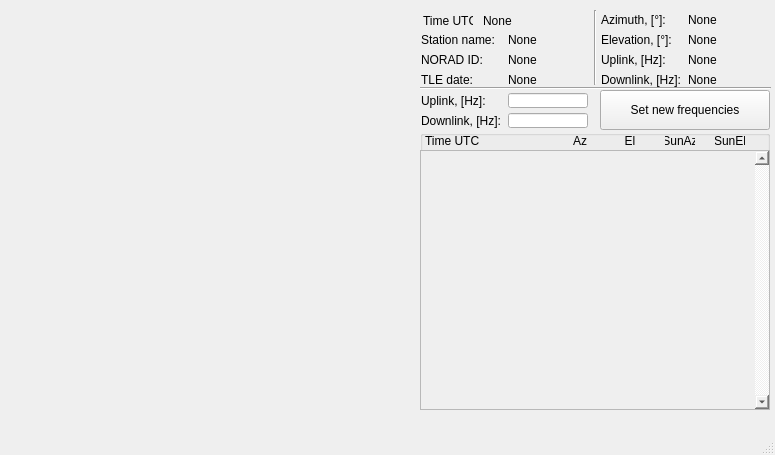
<?xml version="1.0" encoding="UTF-8"?>
<ui version="4.0">
 <class>MainWindow</class>
 <widget class="QMainWindow" name="MainWindow">
  <property name="geometry">
   <rect>
    <x>0</x>
    <y>0</y>
    <width>775</width>
    <height>455</height>
   </rect>
  </property>
  <property name="sizePolicy">
   <sizepolicy hsizetype="Preferred" vsizetype="Fixed">
    <horstretch>0</horstretch>
    <verstretch>0</verstretch>
   </sizepolicy>
  </property>
  <property name="windowTitle">
   <string>MainWindow</string>
  </property>
  <widget class="QWidget" name="centralwidget">
   <widget class="OrbitronRadar" name="radar_widget" native="true">
    <property name="geometry">
     <rect>
      <x>5</x>
      <y>5</y>
      <width>410</width>
      <height>410</height>
     </rect>
    </property>
   </widget>
   <widget class="QWidget" name="gridLayoutWidget">
    <property name="geometry">
     <rect>
      <x>420</x>
      <y>30</y>
      <width>171</width>
      <height>59</height>
     </rect>
    </property>
    <layout class="QGridLayout" name="satellite_info_layout">
     <property name="topMargin">
      <number>0</number>
     </property>
     <property name="verticalSpacing">
      <number>3</number>
     </property>
     <item row="1" column="0">
      <widget class="QLabel" name="norad_id_text_label">
       <property name="sizePolicy">
        <sizepolicy hsizetype="Fixed" vsizetype="Fixed">
         <horstretch>0</horstretch>
         <verstretch>0</verstretch>
        </sizepolicy>
       </property>
       <property name="minimumSize">
        <size>
         <width>80</width>
         <height>15</height>
        </size>
       </property>
       <property name="maximumSize">
        <size>
         <width>80</width>
         <height>15</height>
        </size>
       </property>
       <property name="text">
        <string>NORAD ID:</string>
       </property>
      </widget>
     </item>
     <item row="2" column="0">
      <widget class="QLabel" name="tle_date_text_label">
       <property name="sizePolicy">
        <sizepolicy hsizetype="Fixed" vsizetype="Fixed">
         <horstretch>0</horstretch>
         <verstretch>0</verstretch>
        </sizepolicy>
       </property>
       <property name="minimumSize">
        <size>
         <width>80</width>
         <height>15</height>
        </size>
       </property>
       <property name="maximumSize">
        <size>
         <width>80</width>
         <height>15</height>
        </size>
       </property>
       <property name="text">
        <string>TLE date:</string>
       </property>
      </widget>
     </item>
     <item row="0" column="1">
      <widget class="QLabel" name="station_name_label">
       <property name="sizePolicy">
        <sizepolicy hsizetype="Fixed" vsizetype="Fixed">
         <horstretch>0</horstretch>
         <verstretch>0</verstretch>
        </sizepolicy>
       </property>
       <property name="minimumSize">
        <size>
         <width>80</width>
         <height>15</height>
        </size>
       </property>
       <property name="maximumSize">
        <size>
         <width>80</width>
         <height>15</height>
        </size>
       </property>
       <property name="text">
        <string>None</string>
       </property>
      </widget>
     </item>
     <item row="0" column="0">
      <widget class="QLabel" name="station_name_text_label">
       <property name="sizePolicy">
        <sizepolicy hsizetype="Fixed" vsizetype="Fixed">
         <horstretch>0</horstretch>
         <verstretch>0</verstretch>
        </sizepolicy>
       </property>
       <property name="minimumSize">
        <size>
         <width>80</width>
         <height>15</height>
        </size>
       </property>
       <property name="maximumSize">
        <size>
         <width>80</width>
         <height>15</height>
        </size>
       </property>
       <property name="text">
        <string>Station name:</string>
       </property>
      </widget>
     </item>
     <item row="1" column="1">
      <widget class="QLabel" name="norad_id_label">
       <property name="sizePolicy">
        <sizepolicy hsizetype="Fixed" vsizetype="Fixed">
         <horstretch>0</horstretch>
         <verstretch>0</verstretch>
        </sizepolicy>
       </property>
       <property name="minimumSize">
        <size>
         <width>80</width>
         <height>15</height>
        </size>
       </property>
       <property name="maximumSize">
        <size>
         <width>80</width>
         <height>15</height>
        </size>
       </property>
       <property name="text">
        <string>None</string>
       </property>
      </widget>
     </item>
     <item row="2" column="1">
      <widget class="QLabel" name="tle_date_label">
       <property name="sizePolicy">
        <sizepolicy hsizetype="Fixed" vsizetype="Fixed">
         <horstretch>0</horstretch>
         <verstretch>0</verstretch>
        </sizepolicy>
       </property>
       <property name="minimumSize">
        <size>
         <width>80</width>
         <height>15</height>
        </size>
       </property>
       <property name="maximumSize">
        <size>
         <width>80</width>
         <height>15</height>
        </size>
       </property>
       <property name="text">
        <string>None</string>
       </property>
      </widget>
     </item>
    </layout>
   </widget>
   <widget class="QWidget" name="gridLayoutWidget_2">
    <property name="geometry">
     <rect>
      <x>600</x>
      <y>10</y>
      <width>171</width>
      <height>81</height>
     </rect>
    </property>
    <layout class="QGridLayout" name="session_params_layout">
     <property name="sizeConstraint">
      <enum>QLayout::SetMinimumSize</enum>
     </property>
     <property name="verticalSpacing">
      <number>3</number>
     </property>
     <item row="0" column="1">
      <widget class="QLabel" name="azimuth_label">
       <property name="sizePolicy">
        <sizepolicy hsizetype="Fixed" vsizetype="Fixed">
         <horstretch>0</horstretch>
         <verstretch>0</verstretch>
        </sizepolicy>
       </property>
       <property name="minimumSize">
        <size>
         <width>80</width>
         <height>15</height>
        </size>
       </property>
       <property name="maximumSize">
        <size>
         <width>80</width>
         <height>15</height>
        </size>
       </property>
       <property name="text">
        <string>None</string>
       </property>
      </widget>
     </item>
     <item row="1" column="1">
      <widget class="QLabel" name="eleavtion_label">
       <property name="sizePolicy">
        <sizepolicy hsizetype="Fixed" vsizetype="Fixed">
         <horstretch>0</horstretch>
         <verstretch>0</verstretch>
        </sizepolicy>
       </property>
       <property name="minimumSize">
        <size>
         <width>80</width>
         <height>15</height>
        </size>
       </property>
       <property name="maximumSize">
        <size>
         <width>80</width>
         <height>15</height>
        </size>
       </property>
       <property name="text">
        <string>None</string>
       </property>
      </widget>
     </item>
     <item row="3" column="0">
      <widget class="QLabel" name="downlink_text_label">
       <property name="sizePolicy">
        <sizepolicy hsizetype="Fixed" vsizetype="Fixed">
         <horstretch>0</horstretch>
         <verstretch>0</verstretch>
        </sizepolicy>
       </property>
       <property name="minimumSize">
        <size>
         <width>80</width>
         <height>15</height>
        </size>
       </property>
       <property name="maximumSize">
        <size>
         <width>80</width>
         <height>15</height>
        </size>
       </property>
       <property name="text">
        <string>Downlink, [Hz]:</string>
       </property>
      </widget>
     </item>
     <item row="0" column="0">
      <widget class="QLabel" name="azimuth_text_label">
       <property name="sizePolicy">
        <sizepolicy hsizetype="Fixed" vsizetype="Fixed">
         <horstretch>0</horstretch>
         <verstretch>0</verstretch>
        </sizepolicy>
       </property>
       <property name="minimumSize">
        <size>
         <width>80</width>
         <height>15</height>
        </size>
       </property>
       <property name="maximumSize">
        <size>
         <width>80</width>
         <height>15</height>
        </size>
       </property>
       <property name="text">
        <string>Azimuth, [°]:</string>
       </property>
      </widget>
     </item>
     <item row="3" column="1">
      <widget class="QLabel" name="downlink_label">
       <property name="sizePolicy">
        <sizepolicy hsizetype="Fixed" vsizetype="Fixed">
         <horstretch>0</horstretch>
         <verstretch>0</verstretch>
        </sizepolicy>
       </property>
       <property name="minimumSize">
        <size>
         <width>80</width>
         <height>15</height>
        </size>
       </property>
       <property name="maximumSize">
        <size>
         <width>80</width>
         <height>15</height>
        </size>
       </property>
       <property name="text">
        <string>None</string>
       </property>
      </widget>
     </item>
     <item row="1" column="0">
      <widget class="QLabel" name="elevation_text_label">
       <property name="sizePolicy">
        <sizepolicy hsizetype="Fixed" vsizetype="Fixed">
         <horstretch>0</horstretch>
         <verstretch>0</verstretch>
        </sizepolicy>
       </property>
       <property name="minimumSize">
        <size>
         <width>80</width>
         <height>15</height>
        </size>
       </property>
       <property name="maximumSize">
        <size>
         <width>80</width>
         <height>15</height>
        </size>
       </property>
       <property name="text">
        <string>Elevation, [°]:</string>
       </property>
      </widget>
     </item>
     <item row="2" column="1">
      <widget class="QLabel" name="uplink_label">
       <property name="sizePolicy">
        <sizepolicy hsizetype="Fixed" vsizetype="Fixed">
         <horstretch>0</horstretch>
         <verstretch>0</verstretch>
        </sizepolicy>
       </property>
       <property name="minimumSize">
        <size>
         <width>80</width>
         <height>15</height>
        </size>
       </property>
       <property name="maximumSize">
        <size>
         <width>80</width>
         <height>15</height>
        </size>
       </property>
       <property name="text">
        <string>None</string>
       </property>
      </widget>
     </item>
     <item row="2" column="0">
      <widget class="QLabel" name="uplink_text_label">
       <property name="sizePolicy">
        <sizepolicy hsizetype="Fixed" vsizetype="Fixed">
         <horstretch>0</horstretch>
         <verstretch>0</verstretch>
        </sizepolicy>
       </property>
       <property name="minimumSize">
        <size>
         <width>80</width>
         <height>15</height>
        </size>
       </property>
       <property name="maximumSize">
        <size>
         <width>80</width>
         <height>15</height>
        </size>
       </property>
       <property name="text">
        <string>Uplink, [Hz]:</string>
       </property>
      </widget>
     </item>
    </layout>
   </widget>
   <widget class="QWidget" name="gridLayoutWidget_3">
    <property name="geometry">
     <rect>
      <x>420</x>
      <y>90</y>
      <width>171</width>
      <height>41</height>
     </rect>
    </property>
    <layout class="QGridLayout" name="set_freqs_layout">
     <property name="verticalSpacing">
      <number>2</number>
     </property>
     <item row="0" column="0">
      <widget class="QLabel" name="set_uplink_text_label">
       <property name="sizePolicy">
        <sizepolicy hsizetype="Fixed" vsizetype="Fixed">
         <horstretch>0</horstretch>
         <verstretch>0</verstretch>
        </sizepolicy>
       </property>
       <property name="minimumSize">
        <size>
         <width>80</width>
         <height>15</height>
        </size>
       </property>
       <property name="maximumSize">
        <size>
         <width>80</width>
         <height>15</height>
        </size>
       </property>
       <property name="text">
        <string>Uplink, [Hz]:</string>
       </property>
      </widget>
     </item>
     <item row="1" column="0">
      <widget class="QLabel" name="set_downlink_text_label">
       <property name="sizePolicy">
        <sizepolicy hsizetype="Fixed" vsizetype="Fixed">
         <horstretch>0</horstretch>
         <verstretch>0</verstretch>
        </sizepolicy>
       </property>
       <property name="minimumSize">
        <size>
         <width>80</width>
         <height>15</height>
        </size>
       </property>
       <property name="maximumSize">
        <size>
         <width>80</width>
         <height>15</height>
        </size>
       </property>
       <property name="text">
        <string>Downlink, [Hz]:</string>
       </property>
      </widget>
     </item>
     <item row="0" column="1">
      <widget class="QLineEdit" name="set_uplink_lineedit">
       <property name="sizePolicy">
        <sizepolicy hsizetype="Fixed" vsizetype="Fixed">
         <horstretch>0</horstretch>
         <verstretch>0</verstretch>
        </sizepolicy>
       </property>
       <property name="minimumSize">
        <size>
         <width>80</width>
         <height>15</height>
        </size>
       </property>
       <property name="maximumSize">
        <size>
         <width>80</width>
         <height>15</height>
        </size>
       </property>
      </widget>
     </item>
     <item row="1" column="1">
      <widget class="QLineEdit" name="set_downlink_lineedit">
       <property name="sizePolicy">
        <sizepolicy hsizetype="Fixed" vsizetype="Fixed">
         <horstretch>0</horstretch>
         <verstretch>0</verstretch>
        </sizepolicy>
       </property>
       <property name="minimumSize">
        <size>
         <width>80</width>
         <height>15</height>
        </size>
       </property>
       <property name="maximumSize">
        <size>
         <width>80</width>
         <height>15</height>
        </size>
       </property>
      </widget>
     </item>
    </layout>
   </widget>
   <widget class="QWidget" name="horizontalLayoutWidget_2">
    <property name="geometry">
     <rect>
      <x>420</x>
      <y>10</y>
      <width>171</width>
      <height>21</height>
     </rect>
    </property>
    <layout class="QHBoxLayout" name="time_layout">
     <item>
      <widget class="QLabel" name="time_text_label">
       <property name="sizePolicy">
        <sizepolicy hsizetype="Fixed" vsizetype="Fixed">
         <horstretch>0</horstretch>
         <verstretch>0</verstretch>
        </sizepolicy>
       </property>
       <property name="minimumSize">
        <size>
         <width>50</width>
         <height>15</height>
        </size>
       </property>
       <property name="maximumSize">
        <size>
         <width>50</width>
         <height>15</height>
        </size>
       </property>
       <property name="text">
        <string>Time UTC:</string>
       </property>
      </widget>
     </item>
     <item>
      <spacer name="horizontalSpacer_5">
       <property name="orientation">
        <enum>Qt::Horizontal</enum>
       </property>
       <property name="sizeType">
        <enum>QSizePolicy::Minimum</enum>
       </property>
       <property name="sizeHint" stdset="0">
        <size>
         <width>1</width>
         <height>15</height>
        </size>
       </property>
      </spacer>
     </item>
     <item>
      <widget class="QLabel" name="time_label">
       <property name="sizePolicy">
        <sizepolicy hsizetype="Fixed" vsizetype="Fixed">
         <horstretch>0</horstretch>
         <verstretch>0</verstretch>
        </sizepolicy>
       </property>
       <property name="minimumSize">
        <size>
         <width>105</width>
         <height>15</height>
        </size>
       </property>
       <property name="maximumSize">
        <size>
         <width>105</width>
         <height>15</height>
        </size>
       </property>
       <property name="text">
        <string>None</string>
       </property>
      </widget>
     </item>
    </layout>
   </widget>
   <widget class="Line" name="line_3">
    <property name="geometry">
     <rect>
      <x>420</x>
      <y>80</y>
      <width>351</width>
      <height>16</height>
     </rect>
    </property>
    <property name="orientation">
     <enum>Qt::Horizontal</enum>
    </property>
   </widget>
   <widget class="QPushButton" name="set_new_freqs_button">
    <property name="geometry">
     <rect>
      <x>600</x>
      <y>90</y>
      <width>170</width>
      <height>40</height>
     </rect>
    </property>
    <property name="sizePolicy">
     <sizepolicy hsizetype="Fixed" vsizetype="Fixed">
      <horstretch>0</horstretch>
      <verstretch>0</verstretch>
     </sizepolicy>
    </property>
    <property name="minimumSize">
     <size>
      <width>170</width>
      <height>40</height>
     </size>
    </property>
    <property name="maximumSize">
     <size>
      <width>170</width>
      <height>40</height>
     </size>
    </property>
    <property name="text">
     <string>Set new frequencies</string>
    </property>
   </widget>
   <widget class="Line" name="line_5">
    <property name="geometry">
     <rect>
      <x>585</x>
      <y>10</y>
      <width>20</width>
      <height>75</height>
     </rect>
    </property>
    <property name="minimumSize">
     <size>
      <width>0</width>
      <height>75</height>
     </size>
    </property>
    <property name="maximumSize">
     <size>
      <width>16777215</width>
      <height>75</height>
     </size>
    </property>
    <property name="orientation">
     <enum>Qt::Vertical</enum>
    </property>
   </widget>
   <widget class="QGroupBox" name="groupBox">
    <property name="geometry">
     <rect>
      <x>420</x>
      <y>130</y>
      <width>350</width>
      <height>280</height>
     </rect>
    </property>
    <property name="sizePolicy">
     <sizepolicy hsizetype="Fixed" vsizetype="Fixed">
      <horstretch>0</horstretch>
      <verstretch>0</verstretch>
     </sizepolicy>
    </property>
    <property name="minimumSize">
     <size>
      <width>350</width>
      <height>280</height>
     </size>
    </property>
    <property name="maximumSize">
     <size>
      <width>350</width>
      <height>280</height>
     </size>
    </property>
    <property name="contextMenuPolicy">
     <enum>Qt::NoContextMenu</enum>
    </property>
    <property name="autoFillBackground">
     <bool>false</bool>
    </property>
    <property name="styleSheet">
     <string notr="true">border-color: rgb(0, 0, 0);</string>
    </property>
    <property name="title">
     <string/>
    </property>
    <property name="flat">
     <bool>false</bool>
    </property>
    <property name="checkable">
     <bool>false</bool>
    </property>
    <widget class="QScrollArea" name="sessions_scroll_area">
     <property name="geometry">
      <rect>
       <x>0</x>
       <y>20</y>
       <width>350</width>
       <height>260</height>
      </rect>
     </property>
     <property name="sizePolicy">
      <sizepolicy hsizetype="Fixed" vsizetype="Fixed">
       <horstretch>0</horstretch>
       <verstretch>0</verstretch>
      </sizepolicy>
     </property>
     <property name="minimumSize">
      <size>
       <width>350</width>
       <height>260</height>
      </size>
     </property>
     <property name="maximumSize">
      <size>
       <width>350</width>
       <height>260</height>
      </size>
     </property>
     <property name="verticalScrollBarPolicy">
      <enum>Qt::ScrollBarAlwaysOn</enum>
     </property>
     <property name="horizontalScrollBarPolicy">
      <enum>Qt::ScrollBarAlwaysOff</enum>
     </property>
     <property name="widgetResizable">
      <bool>true</bool>
     </property>
     <property name="alignment">
      <set>Qt::AlignLeading|Qt::AlignLeft|Qt::AlignTop</set>
     </property>
     <widget class="QWidget" name="scrollAreaWidgetContents_2">
      <property name="geometry">
       <rect>
        <x>0</x>
        <y>0</y>
        <width>331</width>
        <height>258</height>
       </rect>
      </property>
     </widget>
    </widget>
    <widget class="QWidget" name="horizontalLayoutWidget">
     <property name="geometry">
      <rect>
       <x>0</x>
       <y>0</y>
       <width>352</width>
       <height>22</height>
      </rect>
     </property>
     <layout class="QHBoxLayout" name="sessions_info_layout">
      <property name="spacing">
       <number>0</number>
      </property>
      <item>
       <spacer name="horizontalSpacer_7">
        <property name="orientation">
         <enum>Qt::Horizontal</enum>
        </property>
        <property name="sizeType">
         <enum>QSizePolicy::Fixed</enum>
        </property>
        <property name="sizeHint" stdset="0">
         <size>
          <width>5</width>
          <height>20</height>
         </size>
        </property>
       </spacer>
      </item>
      <item>
       <widget class="QLabel" name="session_time_text_label">
        <property name="sizePolicy">
         <sizepolicy hsizetype="Fixed" vsizetype="Fixed">
          <horstretch>0</horstretch>
          <verstretch>0</verstretch>
         </sizepolicy>
        </property>
        <property name="minimumSize">
         <size>
          <width>110</width>
          <height>20</height>
         </size>
        </property>
        <property name="maximumSize">
         <size>
          <width>110</width>
          <height>20</height>
         </size>
        </property>
        <property name="font">
         <font>
          <weight>50</weight>
          <bold>false</bold>
         </font>
        </property>
        <property name="text">
         <string>Time UTC</string>
        </property>
       </widget>
      </item>
      <item>
       <spacer name="horizontalSpacer">
        <property name="orientation">
         <enum>Qt::Horizontal</enum>
        </property>
        <property name="sizeType">
         <enum>QSizePolicy::Fixed</enum>
        </property>
        <property name="sizeHint" stdset="0">
         <size>
          <width>30</width>
          <height>20</height>
         </size>
        </property>
       </spacer>
      </item>
      <item>
       <widget class="QLabel" name="azimuth_session_text_label">
        <property name="sizePolicy">
         <sizepolicy hsizetype="Fixed" vsizetype="Fixed">
          <horstretch>0</horstretch>
          <verstretch>0</verstretch>
         </sizepolicy>
        </property>
        <property name="minimumSize">
         <size>
          <width>30</width>
          <height>20</height>
         </size>
        </property>
        <property name="maximumSize">
         <size>
          <width>30</width>
          <height>20</height>
         </size>
        </property>
        <property name="font">
         <font>
          <weight>50</weight>
          <bold>false</bold>
         </font>
        </property>
        <property name="text">
         <string>Az</string>
        </property>
        <property name="alignment">
         <set>Qt::AlignCenter</set>
        </property>
       </widget>
      </item>
      <item>
       <spacer name="horizontalSpacer_4">
        <property name="orientation">
         <enum>Qt::Horizontal</enum>
        </property>
        <property name="sizeType">
         <enum>QSizePolicy::Fixed</enum>
        </property>
        <property name="sizeHint" stdset="0">
         <size>
          <width>20</width>
          <height>20</height>
         </size>
        </property>
       </spacer>
      </item>
      <item>
       <widget class="QLabel" name="elevation_session_text_label">
        <property name="sizePolicy">
         <sizepolicy hsizetype="Fixed" vsizetype="Fixed">
          <horstretch>0</horstretch>
          <verstretch>0</verstretch>
         </sizepolicy>
        </property>
        <property name="minimumSize">
         <size>
          <width>30</width>
          <height>20</height>
         </size>
        </property>
        <property name="maximumSize">
         <size>
          <width>30</width>
          <height>20</height>
         </size>
        </property>
        <property name="font">
         <font>
          <weight>50</weight>
          <bold>false</bold>
         </font>
        </property>
        <property name="text">
         <string>El</string>
        </property>
        <property name="alignment">
         <set>Qt::AlignCenter</set>
        </property>
       </widget>
      </item>
      <item>
       <spacer name="horizontalSpacer_2">
        <property name="orientation">
         <enum>Qt::Horizontal</enum>
        </property>
        <property name="sizeType">
         <enum>QSizePolicy::Fixed</enum>
        </property>
        <property name="sizeHint" stdset="0">
         <size>
          <width>20</width>
          <height>20</height>
         </size>
        </property>
       </spacer>
      </item>
      <item>
       <widget class="QLabel" name="sun_azimuth_text_label">
        <property name="sizePolicy">
         <sizepolicy hsizetype="Fixed" vsizetype="Fixed">
          <horstretch>0</horstretch>
          <verstretch>0</verstretch>
         </sizepolicy>
        </property>
        <property name="minimumSize">
         <size>
          <width>30</width>
          <height>20</height>
         </size>
        </property>
        <property name="maximumSize">
         <size>
          <width>30</width>
          <height>20</height>
         </size>
        </property>
        <property name="font">
         <font>
          <weight>50</weight>
          <bold>false</bold>
         </font>
        </property>
        <property name="text">
         <string>SunAz</string>
        </property>
        <property name="alignment">
         <set>Qt::AlignCenter</set>
        </property>
       </widget>
      </item>
      <item>
       <spacer name="horizontalSpacer_3">
        <property name="orientation">
         <enum>Qt::Horizontal</enum>
        </property>
        <property name="sizeType">
         <enum>QSizePolicy::Fixed</enum>
        </property>
        <property name="sizeHint" stdset="0">
         <size>
          <width>20</width>
          <height>20</height>
         </size>
        </property>
       </spacer>
      </item>
      <item>
       <widget class="QLabel" name="sun_elevation_text_label">
        <property name="sizePolicy">
         <sizepolicy hsizetype="Fixed" vsizetype="Fixed">
          <horstretch>0</horstretch>
          <verstretch>0</verstretch>
         </sizepolicy>
        </property>
        <property name="minimumSize">
         <size>
          <width>30</width>
          <height>20</height>
         </size>
        </property>
        <property name="maximumSize">
         <size>
          <width>30</width>
          <height>20</height>
         </size>
        </property>
        <property name="font">
         <font>
          <weight>50</weight>
          <bold>false</bold>
         </font>
        </property>
        <property name="text">
         <string>SunEl</string>
        </property>
        <property name="alignment">
         <set>Qt::AlignCenter</set>
        </property>
       </widget>
      </item>
      <item>
       <spacer name="horizontalSpacer_6">
        <property name="orientation">
         <enum>Qt::Horizontal</enum>
        </property>
        <property name="sizeType">
         <enum>QSizePolicy::Fixed</enum>
        </property>
        <property name="sizeHint" stdset="0">
         <size>
          <width>25</width>
          <height>20</height>
         </size>
        </property>
       </spacer>
      </item>
     </layout>
    </widget>
   </widget>
   <zorder>groupBox</zorder>
   <zorder>radar_widget</zorder>
   <zorder>gridLayoutWidget</zorder>
   <zorder>gridLayoutWidget_2</zorder>
   <zorder>gridLayoutWidget_3</zorder>
   <zorder>horizontalLayoutWidget_2</zorder>
   <zorder>line_3</zorder>
   <zorder>set_new_freqs_button</zorder>
   <zorder>line_5</zorder>
  </widget>
  <widget class="QMenuBar" name="menubar">
   <property name="geometry">
    <rect>
     <x>0</x>
     <y>0</y>
     <width>775</width>
     <height>21</height>
    </rect>
   </property>
  </widget>
  <widget class="QStatusBar" name="statusbar"/>
 </widget>
 <customwidgets>
  <customwidget>
   <class>OrbitronRadar</class>
   <extends>QWidget</extends>
   <header>new_orbitron/orbitron_gui/widgets/radar</header>
   <container>1</container>
  </customwidget>
 </customwidgets>
 <resources/>
 <connections/>
</ui>
